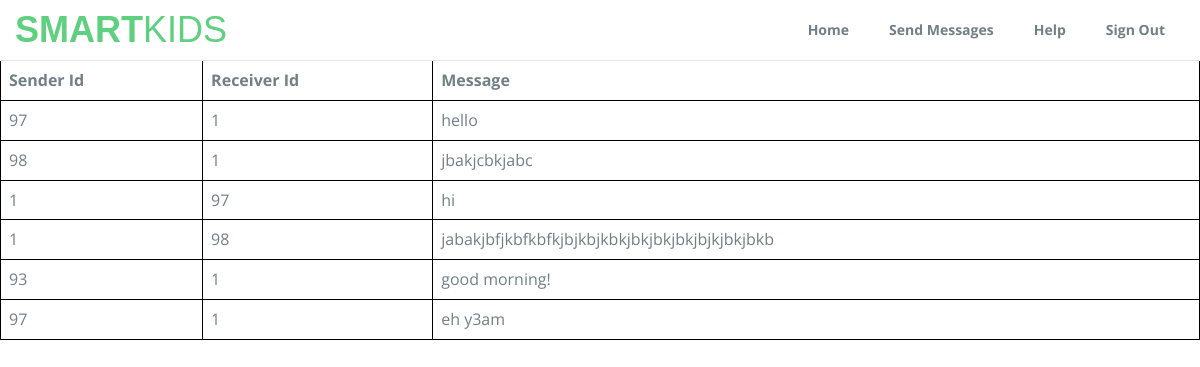
/DisplayMessages.php (signed in), run on the app's committed database.
### tables this page shows
CREATE TABLE `dmessage` (
  `sid` int(11) NOT NULL,
  `rid` int(11) NOT NULL,
  `message` text NOT NULL
);

### DisplayMessages.php (the view, shortened to what this page needs)
<html>
<head>
  <link rel="stylesheet" type="text/css" href="css/font-awesome.min.css">
  <link rel="stylesheet" type="text/css" href="css/bootstrap.min.css">
  <link rel="stylesheet" type="text/css" href="css/imagehover.min.css">
  <link rel="stylesheet" type="text/css" href="css/style.css">
</head>
<body>
  <div style="height : 60px"></div>
  <?php
  include("DB.php");
  ?>
  <?php
  if (!empty($_SESSION['id'])) {
    echo "<nav class='navbar navbar-default navbar-fixed-top'>";
    echo "<div class='container'>";
    echo "<div class='navbar-header'>";
    echo "<a class='navbar-brand' href='User.php'>Smart<span>kids</span></a>";
    echo "</div>";
    echo "<div class='collapse navbar-collapse' id='myNavbar'>";
    echo "<ul class='nav navbar-nav navbar-right'>";
    echo "<li><a href='User.php'>Home</a></li>";
    echo "<li><a href='SendMessages.php'>Send Messages</a></li>";
    echo "<li><a href='Help.php'>Help</a></li>";
    echo "<li><a href='Signout.php'>Sign Out</a></li>";
    echo "</ul>";
    echo "</div>";
    echo "</div>";
    echo "</nav>";
  }
  ?>
  <?php
  $sid = $_SESSION['id'];
  $sql = "SELECT * FROM dmessage where sid='$sid' OR rid='$sid'";
  $result = mysqli_query($connection, $sql);
  echo "<table class = 'table'>
    <tr>
    <th>Sender Id</th>
    <th>Receiver Id</th>
    <th>Message</th>
    </tr>";
  while ($row = mysqli_fetch_array($result)) {
    echo "<tr>";
    echo "<td>" . $row['sid'] . "</td>";
    echo "<td>" . $row['rid'] . "</td>";
    echo "<td>" . $row['message'] . "</td>";
    echo "</tr>";
  }
  echo "</table>";
  ?>
</body>
</html>

### css/style.css (style rules this page uses)
body { font-size: 15px; line-height: 1.52; color: #717f86; font-size: 16px; font-family: 'Open Sans', sans-serif; font-weight: 400; }
ol, ul { list-style: none; }
table { border-collapse: collapse; border-spacing: 0; }
a { color: #5fcf80; }
.navbar-default .navbar-brand { color: #5FCF80; }
.navbar-default { background-color: #ffffff; }
.navbar-default .navbar-nav>li>a { color: #717f86; font-size: 14px; font-weight: 700; }
.navbar-nav>li>a { padding: 0px; margin: 10px 5px; padding: 10px 15px; }
.navbar-default .navbar-brand { font-family: 'Dosis', sans-serif !important; font-weight: 700; text-transform: uppercase; padding: 0px; height: inherit; font-size: 36px; margin: 20px 0px; }
.navbar-default .navbar-brand span { font-weight: 100 !important; }
.navbar { margin-bottom: 0px; }
table, th, td { border: 1px solid black; }

### data on the page
dmessage: sid "97", rid "1", message "hello"
dmessage: sid "98", rid "1", message "jbakjcbkjabc"
dmessage: sid "1", rid "97", message "hi"
dmessage: sid "1", rid "98", message "jabakjbfjkbfkbfkjbjkbjkbkjbkjbkjbkjbjkjbkjbkb"
dmessage: sid "93", rid "1", message "good morning!"
dmessage: sid "97", rid "1", message "eh y3am"
